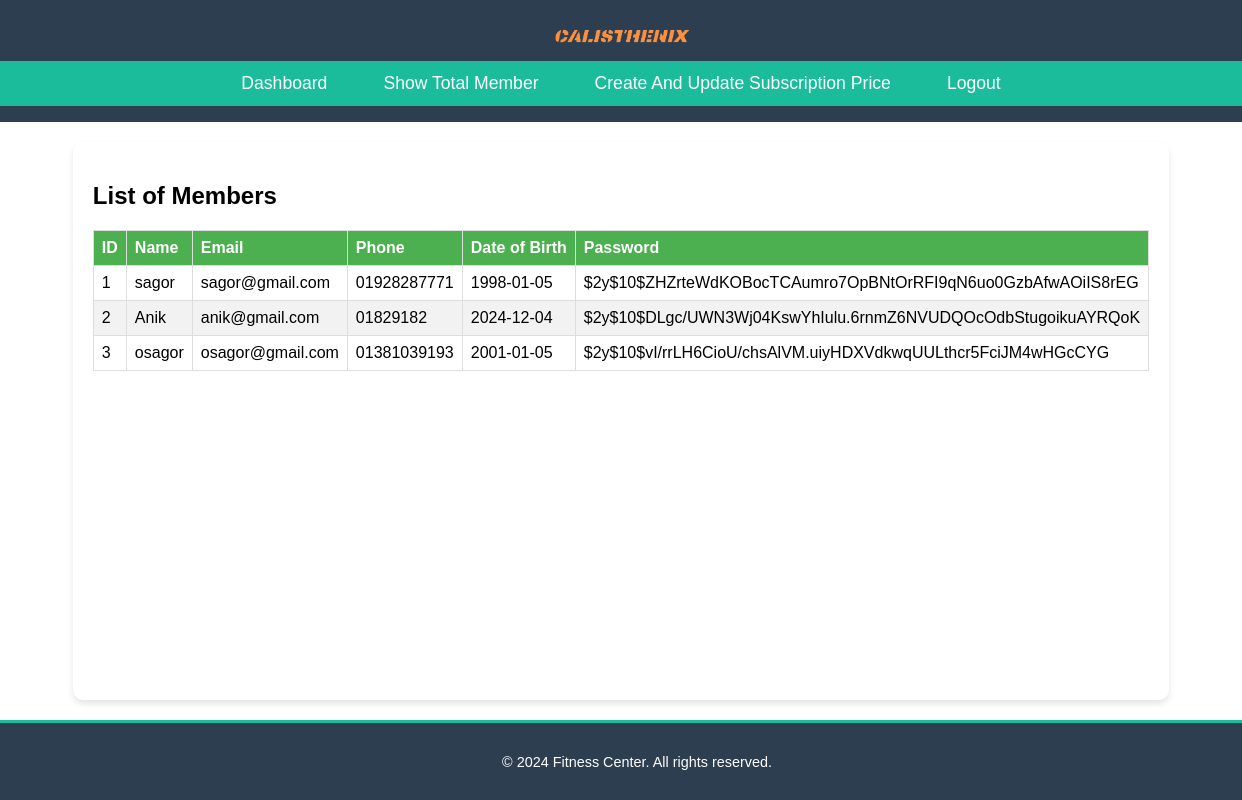
/showTotalMembers.php (signed in), run on the app's committed database.
### tables this page shows
CREATE TABLE `members` (
  `id` int(11) NOT NULL,
  `name` varchar(100) NOT NULL,
  `email` varchar(100) NOT NULL,
  `phone` varchar(15) NOT NULL,
  `dob` date NOT NULL,
  `password` varchar(255) NOT NULL,
  `created_at` timestamp NOT NULL DEFAULT current_timestamp()
);

### showTotalMembers.php (the view, shortened to what this page needs)
<?php
$servername = "localhost";
$username = "root";
$password_db = "";
$dbname = "CalistheniX_db";
$conn = new mysqli($servername, $username, $password_db, $dbname);
$sql = "SELECT id, name, email, phone, dob, password FROM members";
$result = $conn->query($sql);
?>
<!DOCTYPE html>
<html lang="en">
<head>
    <link rel="stylesheet" href="css/authoritydashboard.css">
</head>
<body>
    <header>
        <div class="logo">
            <img src="images/CalistheniX.png" alt="Fitness Center Logo" class="logo-img">
        </div>
        <nav>
            <ul>
                <li><a href="authority_dashboard.php">Dashboard</a></li>
                <li><a href="showTotalMembers.php">Show Total Member</a></li>
                <li><a href="AuthorityGiveSubscription.php">Create And Update Subscription Price</a></li>
                <li><a href="authority_login.php">Logout</a></li>
            </ul>
        </nav>
    </header>
<main>
    <h2>List of Members</h2>
    <table>
        <thead>
            <tr>
                <th>ID</th>
                <th>Name</th>
                <th>Email</th>
                <th>Phone</th>
                <th>Date of Birth</th>
                <th>Password</th>
            </tr>
        </thead>
        <tbody>
            <?php
            if ($result->num_rows > 0) {
                while ($row = $result->fetch_assoc()) {
                    echo "<tr>
                        <td>" . htmlspecialchars($row['id']) . "</td>
                        <td>" . htmlspecialchars($row['name']) . "</td>
                        <td>" . htmlspecialchars($row['email']) . "</td>
                        <td>" . htmlspecialchars($row['phone']) . "</td>
                        <td>" . htmlspecialchars($row['dob']) . "</td>
                        <td>" . htmlspecialchars($row['password']) . "</td>
                    </tr>";
                }
            } else {
                echo "<tr><td colspan='6'>No members found.</td></tr>";
            }
            ?>
        </tbody>
    </table>
</main>
<footer>
    <p>&copy; <?php echo date("Y"); ?> Fitness Center. All rights reserved.</p>
</footer>
</body>
</html>

### css/authoritydashboard.css (style rules this page uses)
body { margin: 0; padding: 0; font-family: Arial, sans-serif; display: flex; flex-direction: column; min-height: 100vh; }
header { background-color: #2c3e50; color: white; padding: 1rem 0; }
header .logo { text-align: center; }
header .logo img { max-width: 150px; }
nav { background-color: #1abc9c; }
nav ul { list-style: none; padding: 0; margin: 0; display: flex; justify-content: center; }
nav ul li { margin: 0 1rem; }
nav ul li a { text-decoration: none; color: white; font-size: 1.1rem; padding: 0.75rem; display: block; }
main { flex: 1; padding: 2rem; background-color: #f4f4f4; }
footer { text-align: center; padding: 1rem; background-color: #2c3e50; color: #fff; font-size: 0.9rem; border-top: 3px solid #1abc9c; position: relative; width: 100%; }

### showTotalMembers.php (style rules this page uses)
main { padding: 20px; margin: 20px auto; max-width: 1200px; background-color: #ffffff; border-radius: 10px; box-shadow: 0px 4px 6px rgba(0, 0, 0, 0.1); }
table { width: 100%; border-collapse: collapse; margin-top: 20px; }
th, td { border: 1px solid #ddd; padding: 8px; text-align: left; }
th { background-color: #4CAF50; color: white; }
tr:nth-child(even) { background-color: #f2f2f2; }

### data on the page
members: id "1", name "sagor", email "sagor@gmail.com", phone "01928287771", dob "1998-01-05", password "$2y$10$ZHZrteWdKOBocTCAumro7OpBNtOrRFI9qN6uo0GzbAfwAOiIS8rEG"
members: id "2", name "Anik", email "anik@gmail.com", phone "01829182", dob "2024-12-04", password "$2y$10$DLgc/UWN3Wj04KswYhIulu.6rnmZ6NVUDQOcOdbStugoikuAYRQoK"
members: id "3", name "osagor", email "osagor@gmail.com", phone "01381039193", dob "2001-01-05", password "$2y$10$vI/rrLH6CioU/chsAlVM.uiyHDXVdkwqUULthcr5FciJM4wHGcCYG"
